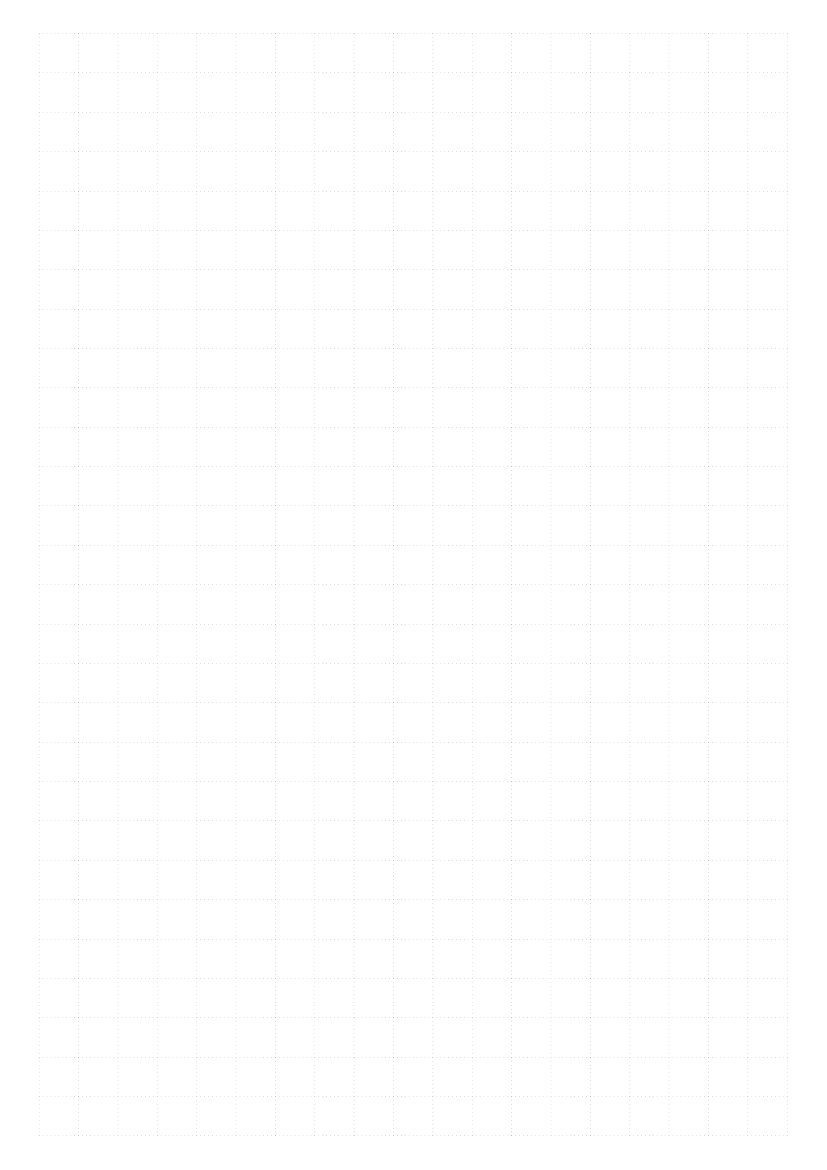

This chart was generated by the following Julia code:
using Luxor

#######################
# customize script here
#######################
paper = "A4"                       # paper size
major_unit = 1cm                   # gridlines at each
subdivisions = 10                  # dots on gridlines in between
radius = 0.1mm                     # radius for the tiny dots
margins = (5mm, 5mm)               # minimum margins (may be more, centered)
color = "black"                    # color for the tiny dots
filename = "dotted_paper.pdf"      # output goes here, OVERWRITTEN

#######################################################
# runtime code - you probably don't need to change this
#######################################################
pagesize = paper_sizes[paper]
nx, ny = @. floor(Int, (pagesize - (2 * margins)) / major_unit)
offsetx, offsety = @. margins + (pagesize % major_unit) / 2

major_grid_x = offsetx .+ major_unit * (0:nx)
major_grid_y = offsety .+ major_unit * (0:ny)
minor_grid_x = offsetx .+ (major_unit / subdivisions) * (0:(nx*subdivisions))
minor_grid_y = offsety .+ (major_unit / subdivisions) * (0:(ny*subdivisions))

Drawing(paper, filename)
background("white")
sethue(color)
@. circle(Point(major_grid_x, minor_grid_y'), radius, :fill);
@. circle(Point(minor_grid_x, major_grid_y'), radius, :fill);
finish()
preview()
